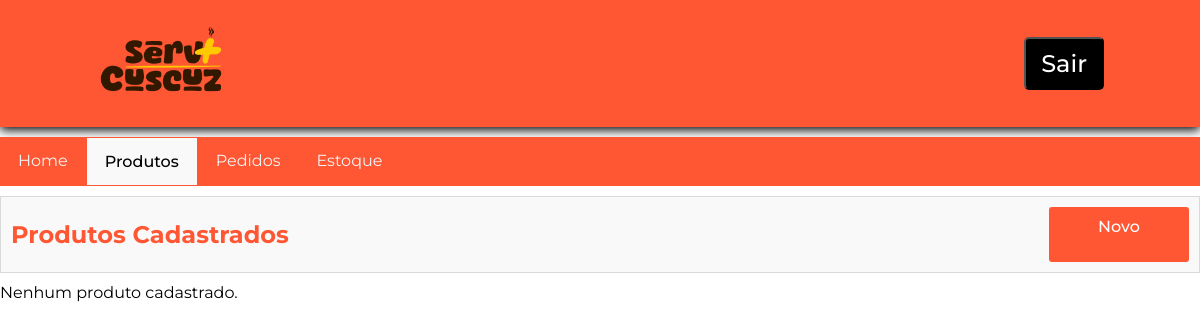
Before: /view/funcionario/produtos.php (signed in) with the older database file.
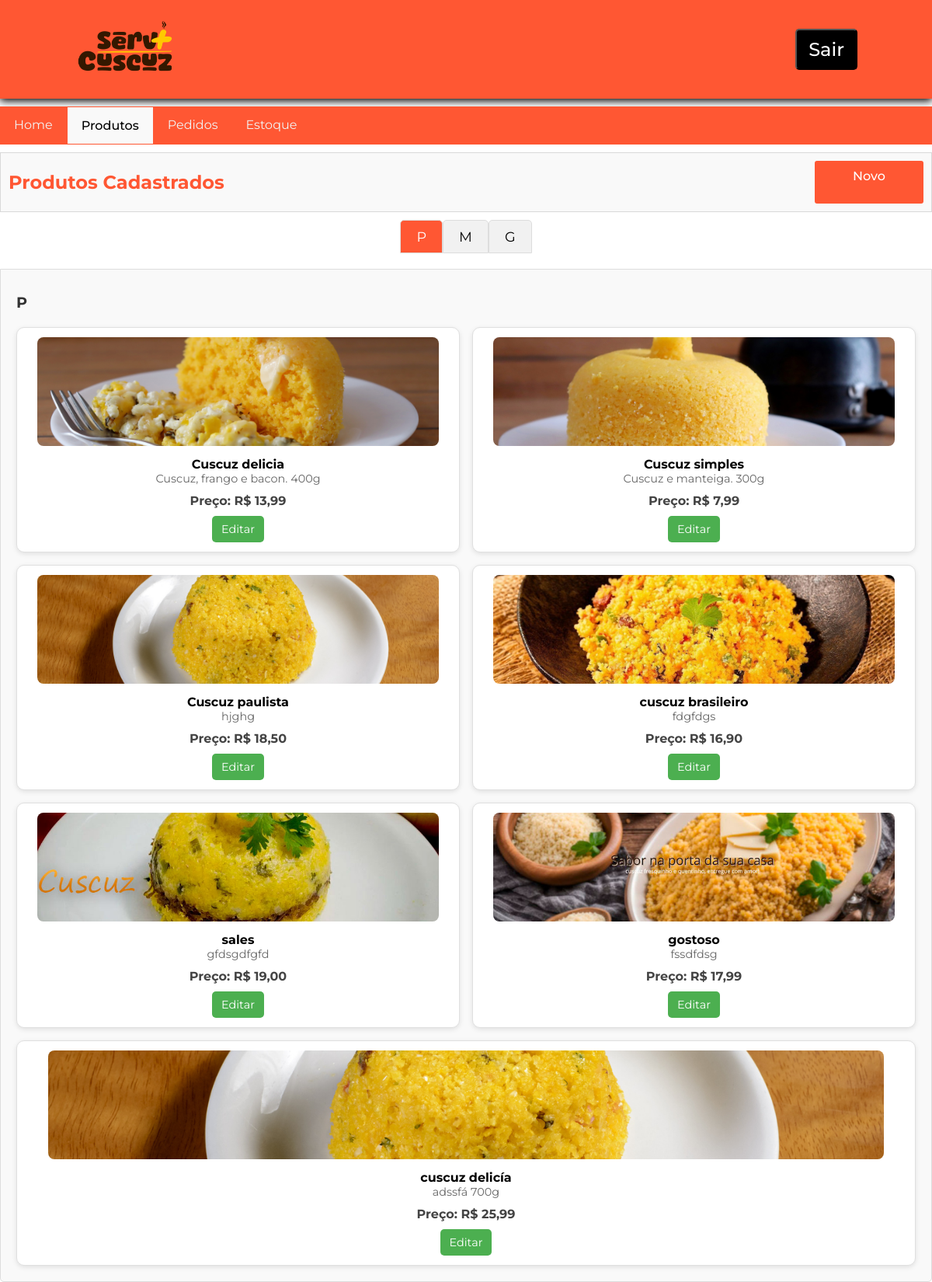
After: the same page with the newer database file.
### tables this page shows
CREATE TABLE `t_produto` (
  `id` int(11) NOT NULL,
  `nome` varchar(255) NOT NULL,
  `descricao` text NOT NULL,
  `imagem` varchar(255) NOT NULL,
  `preco` decimal(10,2) NOT NULL,
  `t_funcionario_id` int(11) DEFAULT NULL,
  `tamanho` varchar(100) NOT NULL,
  `valor_unitario` decimal(10,2) DEFAULT NULL,
  `t_categoria_id` int(11) NOT NULL
);

### model/DAO/src/conexaobd.php (called while the page is built, shortened)
<?php
if (!class_exists('Conexao')) {
    class Conexao {
        private static $conexao;
        public static function getInstance(){
            if (!isset(self::$conexao)) {
                try {
                    $options = array(
                        PDO::ATTR_PERSISTENT => true,
                        PDO::MYSQL_ATTR_INIT_COMMAND => 'SET NAMES utf8mb4',
                        PDO::ATTR_ERRMODE => PDO::ERRMODE_EXCEPTION
                    );
                    self::$conexao = new PDO("mysql:host=localhost;dbname=Serv+Cuscuz", "root", "", $options);
                } catch (PDOException $exc) {
                    echo "Erro ao conectar ao banco: " . $exc->getMessage();
                }
            }
            return self::$conexao;
        }
    }
}

### controller/produto/readProdutoController.php (called while the page is built, shortened)
<?php
require_once __DIR__ . ".../../../model/DAO/produtoDAO.php";
class ReadProdutoController {
    private $produtoDAO;
    public function __construct() {
        $this->produtoDAO = new ProdutoDAO();
    }
    public function getAllProdutos() {
        return $this->produtoDAO->getAllProdutos();
    }
}

### model/DAO/produtoDAO.php (called while the page is built, shortened)
<?php
include "src/conexaobd.php";
require_once __DIR__ . "../../DTO/produtoDTO.php";
class ProdutoDAO {
    private $pdo = null;
    public function __construct() {
        $this->pdo = Conexao::getInstance();
    }
    public function getAllProdutos() {
        try {
            $sql = "SELECT * FROM t_produto";
            $stmt = $this->pdo->query($sql);
            return $stmt->fetchAll(PDO::FETCH_CLASS, "ProdutoDTO");
        } catch (PDOException $e) {
            echo "Erro ao buscar produtos: " . $e->getMessage();
            return [];
        }
    }
}

### model/DTO/produtoDTO.php (called while the page is built, shortened)
<?php
class ProdutoDTO {
    private $nome;
    private $descricao;
    private $imagem;
    private $preco;
    private $tamanho;
    public function getNome() {
        return $this->nome;
    }
    public function getDescricao() {
        return $this->descricao;
    }
    public function getImagem() {
        return $this->imagem;
    }
    public function getPreco() {
        return $this->preco;
    }
    public function getTamanho() {
        return $this->tamanho;
    }
}

### view/funcionario/produtos.php (the view, shortened to what the changed rows need)
<?php
require_once __DIR__ . "../../../controller/produto/readProdutoController.php";
$readProdutoController = new ReadProdutoController();
$produtos = $readProdutoController->getAllProdutos();
?>
<!DOCTYPE html>
<html lang="pt-br">
<head>
    <link rel="stylesheet" href="../../assets/css/headerCadastro.css">
    <link rel="stylesheet" href="../../assets/css/painelControleAdmin.css">
    <link rel="stylesheet" href="../../assets/css/produto/produto.css">
    <link rel="stylesheet" href="../../assets/css/mensagens/mensagens.css">
</head>
<body>
    <section class="section__btnFuncionario novoCuscuz">
        <h2>Produtos Cadastrados</h2>
    </section>
    <main>
    <?php if (empty($produtos)): ?>
        <p>Nenhum produto cadastrado.</p>
    <?php else: ?>
        <div class="tabs">
            <button class="tablink active" onclick="openTab(event, 'P')">P</button>
            <button class="tablink" onclick="openTab(event, 'M')">M</button>
            <button class="tablink" onclick="openTab(event, 'G')">G</button>
        </div>
        <div id="P" class="tabcontent">
                <h3>P</h3>
                <div class="produto-container">
                    <?php foreach ($produtos as $produto): ?>
                        <?php if ($produto->getTamanho() === 'P'): ?>
                            <div class="produto-card">
                                <img src="<?php echo '../../assets/img/' . basename($produto->getImagem()); ?>" alt="<?php echo htmlspecialchars($produto->getNome()); ?>" class="produto-imagem">
                                <h4><?php echo htmlspecialchars($produto->getNome()); ?></h4>
                                <p class="descricao"><?php echo htmlspecialchars($produto->getDescricao()); ?></p>
                                <p class="preco">Preço: R$ <?php echo number_format($produto->getPreco(), 2, ',', '.'); ?></p>
                                <div class="actions">
                                    <form action="../../view/funcionario/editarProduto.php" method="GET" class="form-edit">
                                        <button type="submit" class="btn-edit">Editar</button>
                                    </form>
                                </div>
                            </div>
                        <?php endif; ?>
                    <?php endforeach; ?>
                </div>
            </div>
        <?php endif; ?>
    </main>
</body>
</html>

Changed rows visible on the page:
added t_produto: imagem (picture), nome "Cuscuz delicia", descricao "Cuscuz, frango e bacon. 400g", preco "13,99"
added t_produto: imagem (picture), nome "Cuscuz simples", descricao "Cuscuz e manteiga. 300g", preco "7,99"
added t_produto: imagem (picture), nome "Cuscuz paulista", descricao "hjghg", preco "18,50"
added t_produto: imagem (picture), nome "cuscuz brasileiro", descricao "fdgfdgs", preco "16,90"
added t_produto: imagem (picture), nome "sales", descricao "gfdsgdfgfd", preco "19,00"
added t_produto: imagem (picture), nome "gostoso", descricao "fssdfdsg", preco "17,99"
added t_produto: imagem (picture), nome "cuscuz delicía", descricao "adssfá 700g", preco "25,99"
Other visible differences:
text no longer shown: "Nenhum produto cadastrado."
text now shown: "P M G P"
